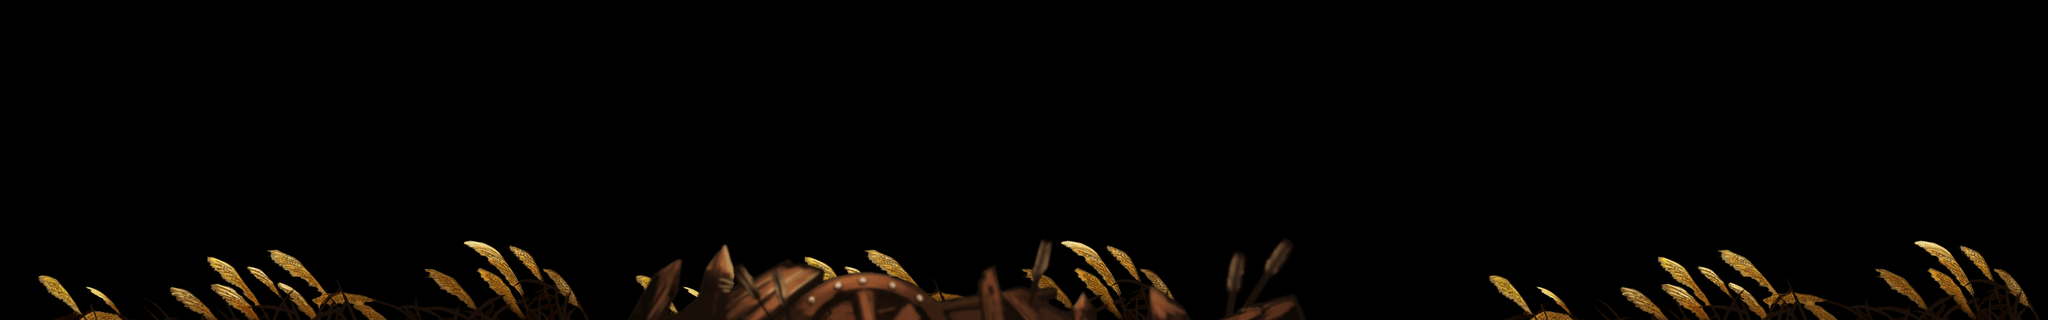

This is a level from a 2D game, rendered from its Tiled map with the project's own tilesets. A one-line summary and the map file follow, with tile-layer data summarised:
An orthogonal 96x15 tile map with 32x32 px tiles, 2 tile layers (close1, close2), 2 tilesets.

<map version="1.0" orientation="orthogonal" renderorder="right-down" width="96" height="15" tilewidth="32" tileheight="32">
 <tileset firstgid="1" name="linjiang_close1" tilewidth="32" tileheight="32">
  <image source="close/linjiang_close1.png" width="908" height="153" />
 </tileset>
 <tileset firstgid="113" name="linjiang_close2" tilewidth="32" tileheight="32">
  <image source="close/linjiang_close2.png" width="1062" height="140" />
 </tileset>
 <layer name="close1" width="96" height="15">
  <data>[1440 cells, 336 non-empty, 112 distinct tile ids]</data>
 </layer>
 <layer name="close2" width="96" height="15">
  <data>[1440 cells, 132 non-empty, 132 distinct tile ids]</data>
 </layer>
</map>
